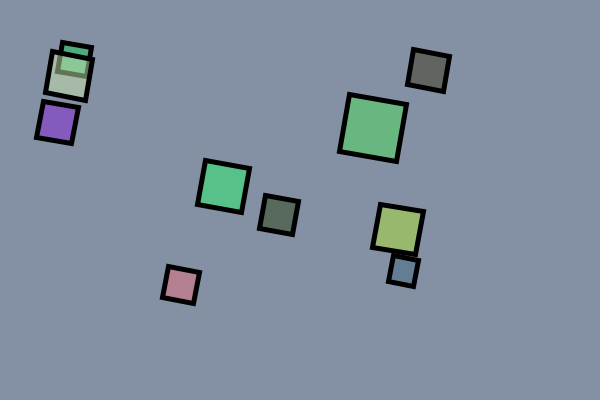
Frame 1 (no input)
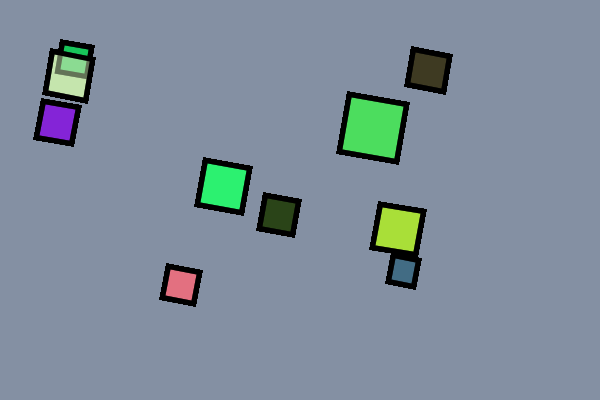
Frame 60 (the mouse pressed at the canvas centre just before this capture)
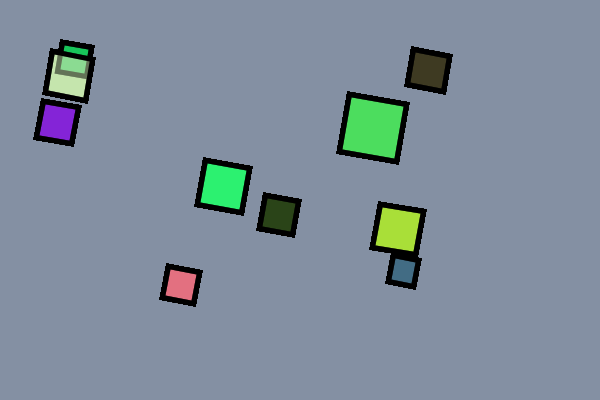
Frame 120 (the mouse held since frame 60 and released just before this capture)

The Processing sketch that drew these frames (run headless with seeded random() and noise(); from frame 60 on, the mouse is pressed at the canvas centre):

// Processing sketch: diskbox
// ── diskbox.pde
Disk [] Ghosts;

void setup() {
   size(600, 400);
   background(132, 144, 163);
   buildGhosts();
}

void draw() {
   for (int i=0; i<Ghosts.length; i++) {
      Ghosts[i].render();
   }
}

void buildGhosts() {
   Ghosts = new Disk[10];
   int border = 50;
   for (int i=0; i<Ghosts.length; i++) {
      float xPos = random(border, width-border);
      float yPos = random(border, height-border);
      float xDir = 10;
      float yDir = 10;
      float radius = random(10, 30);
      color clr = color(random(20, 255),
                        random(20, 255),
                        random(20, 255), 128);
      Ghosts[i] = new Disk(xPos, yPos, xDir, yDir, radius, clr);
   }
}

class Disk {
   float xPos;  
   float yPos;  
   float strokeSize;   
   float angle;
   float sideLength; 
   color clr;    

   Disk (float axPos, float ayPos, float astrokeSize,  float aangle,
   float asideLength, color aclr) {
      xPos       = axPos;
      yPos       = ayPos;
      strokeSize = astrokeSize;
      angle      = aangle;
      sideLength = asideLength * 2;
      clr        = aclr;
   }
   
   void render() {
      fill(clr);
      strokeWeight(strokeSize/2.0);
      pushMatrix();
        translate(xPos, yPos);
        rotate(radians(angle));
        rect(-sideLength/2.0, -sideLength/2.0, sideLength, sideLength);
      popMatrix();
   }
}
